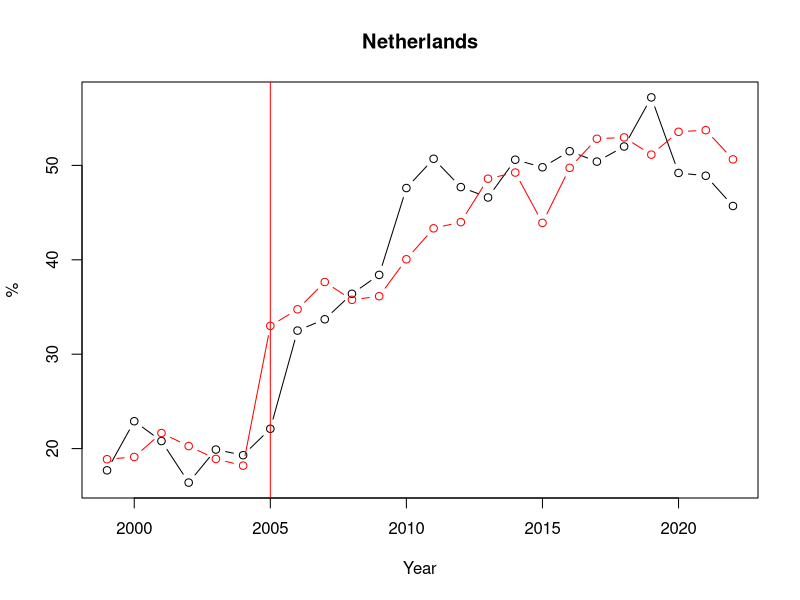
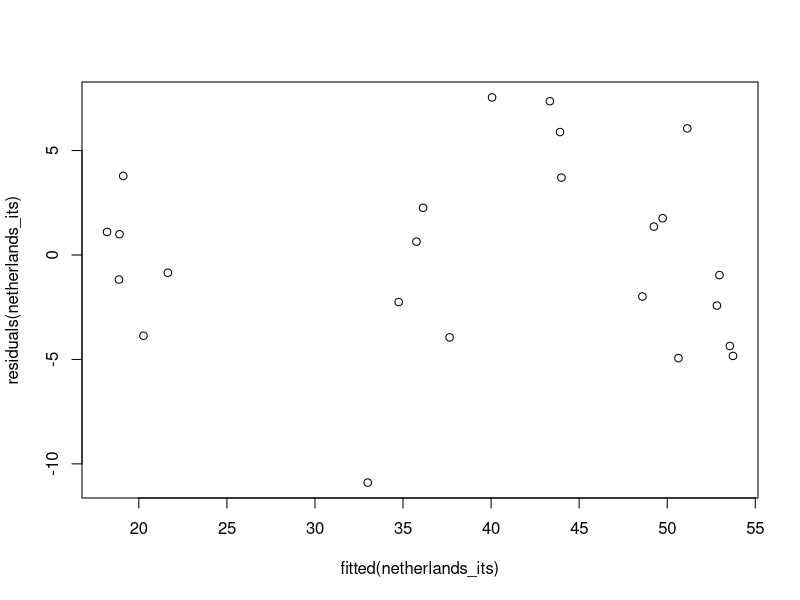
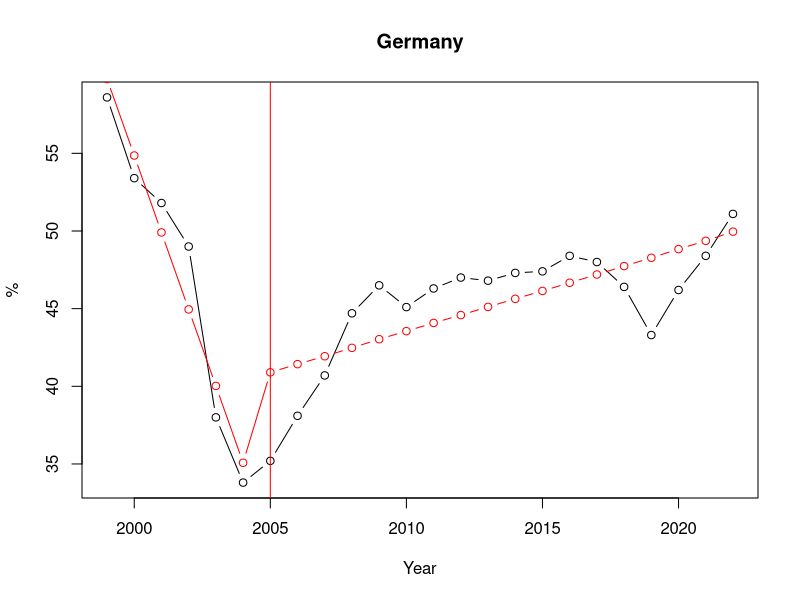
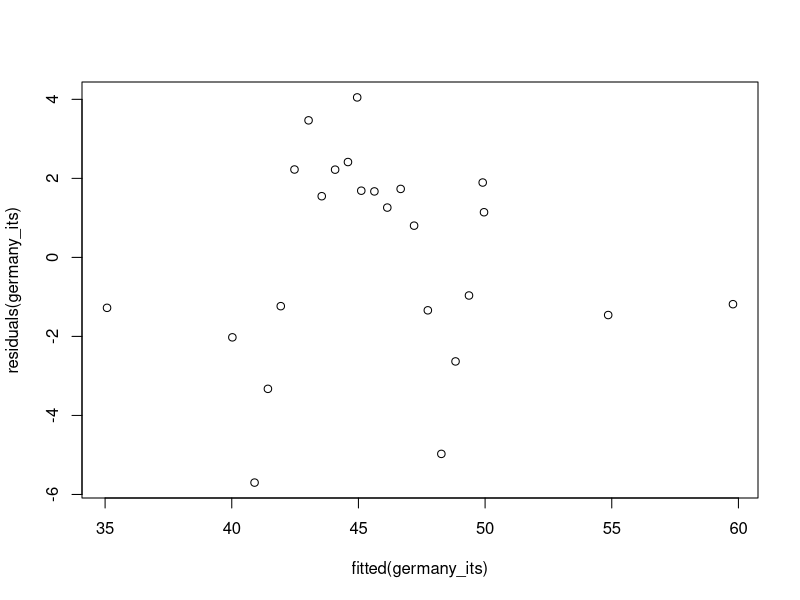
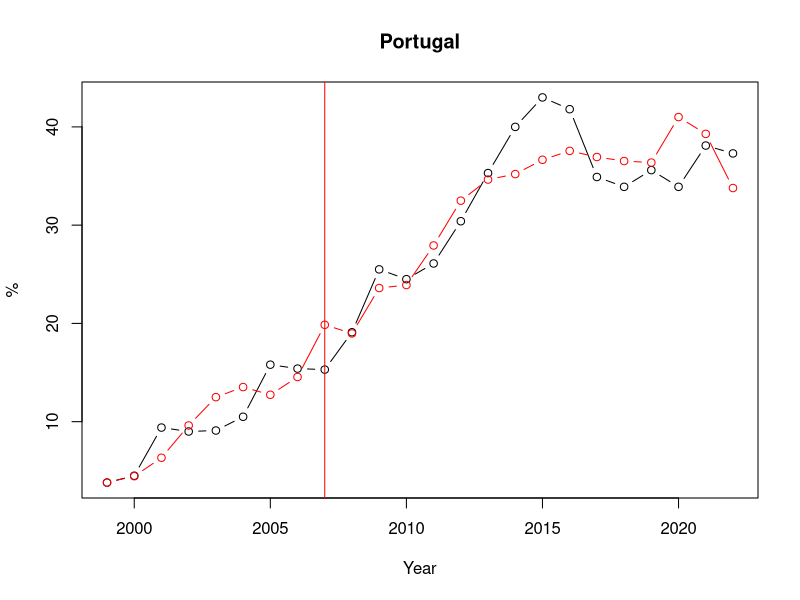
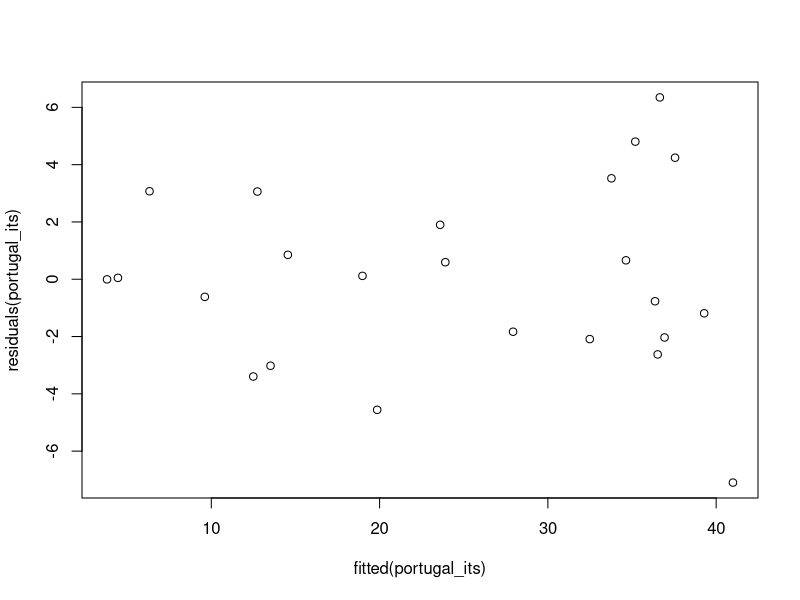
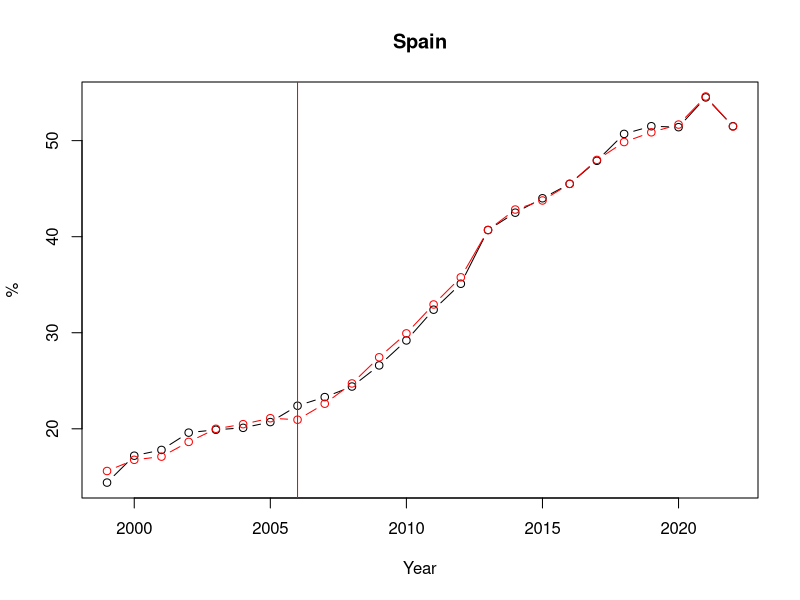
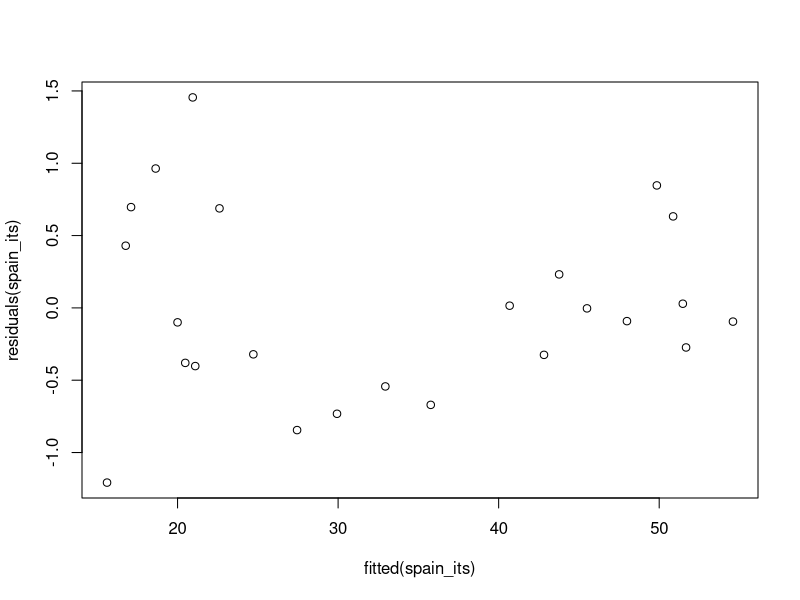

Reproduce these figures in R, in order.
#Loading in necessary packages----
library(readxl)
library(dplyr)
library(ggplot2)
library(cowplot)
theme_set(theme_cowplot())
options(scipen=999) #setting scientific notation


#load in data and select countries with full data----
#PPW recycling rates
europe <- read_excel("recycling full.xlsx")
europe$year <- as.double(europe$year)
netherlands <- europe[,c('year','netherlands')]
germany <- europe[, c('year', 'germany')]
portugal <- europe[, c('year', 'portugal')]
spain <- europe[, c('year', 'spain')]
denmark <- europe[, c('year', 'denmark')]
belgium <- europe[,c('year', 'belgium')]
greece <- europe[, c('year', 'greece')]
france <- europe[, c('year', 'france')]
italy <- europe[, c('year', 'italy')]
luxembourg <- europe[, c('year', 'luxembourg')]
austria <- europe[, c('year', 'austria')]
finland <- europe[, c('year', 'finland')]
sweden <- europe[, c('year', 'sweden')]
ireland <- europe[, c('year', 'ireland')]

imports <- read_excel("import full.xlsx")
exports <- read_excel("export full.xlsx")
generation <- read_excel("generation full.xlsx")
generation <- generation %>%
  mutate(across(everything(), as.double))

#imports
netherlands$import <- imports$netherlands/10000000000
germany$import <- imports$germany/10000000000
portugal$import <- imports$portugal/10000000000
spain$import <- imports$spain/10000000000
denmark$import <- imports$denmark/10000000000
belgium$import <- imports$belgium/10000000000
greece$import <- imports$greece/10000000000
france$import <- imports$france/10000000000
italy$import <- imports$italy/10000000000
luxembourg$import <- imports$luxembourg/10000000000
austria$import <- imports$austria/10000000000
finland$import <- imports$finland/10000000000
sweden$import <- imports$sweden/10000000000
ireland$import <- imports$ireland/10000000000

#exports
netherlands$export <- exports$netherlands/10000000000
germany$export <- exports$germany/10000000000
portugal$export <- exports$portugal/10000000000
spain$export <- exports$spain/10000000000
denmark$export <- exports$denmark/10000000000
belgium$export <- exports$belgium/10000000000
greece$export <- exports$greece/10000000000
france$export <- exports$france/10000000000
italy$export <- exports$italy/10000000000
luxembourg$export <- exports$luxembourg/10000000000
austria$export <- exports$austria/10000000000
finland$export <- exports$finland/10000000000
sweden$export <- exports$sweden/10000000000
ireland$export <- exports$ireland/10000000000

#calculate net imports
netherlands$net <- netherlands$import-netherlands$export
germany$net <- germany$import-germany$export
portugal$net <- portugal$import-portugal$export
spain$net <- spain$spain-ireland$export
denmark$net <- denmark$import-denmark$export
belgium$net <- belgium$import-belgium$export
greece$net <- greece$import-greece$export
france$net <- france$import-france$export
italy$net <- italy$import-italy$export
luxembourg$net <- luxembourg$import-luxembourg$export
austria$net <- austria$import-austria$export
finland$net <- finland$import-finland$export
sweden$net <- sweden$import-sweden$export
ireland$net <- ireland$import-ireland$export


#The netherlands (2005)-----
netherlands$time <- netherlands$year-1999
netherlands$intervention <- ifelse(netherlands$year>=2005, 1, 0)
netherlands$time_after <- ifelse(netherlands$year>=2005, netherlands$year-2005, 0)

netherlands_its <- lm(netherlands~time+intervention+time_after+net, 
                      data=netherlands)
summary(netherlands_its)
confint(netherlands_its, level=0.95)

plot(y=netherlands$netherlands, x=netherlands$year, main='Netherlands', 
     xlab='Year', ylab='%', type='b')
lines(y=fitted(netherlands_its), x=netherlands$year, type='b', col='red')
abline(v=2005, col='red')

plot(y=residuals(netherlands_its), fitted(netherlands_its))

#germany(2005)----
germany$time <- germany$year-1999
germany$intervention <- ifelse(germany$year>=2005, 1, 0)
germany$time_after <- ifelse(germany$year>=2005, germany$year-2005, 0)

germany_its <- lm(germany~time+intervention+time_after+net, data=germany)
summary(germany_its)
confint(germany_its, level=0.95)

plot(y=germany$germany, x=germany$year, main='Germany', xlab='Year', ylab='%',
     type='b')
lines(y=fitted(germany_its), x=germany$year, col='red', type='b')
abline(v=2005, col='red')

plot(y=residuals(germany_its), fitted(germany_its))

#portugal (2007)----
portugal$time <- portugal$year-1999
portugal$intervention <- ifelse(portugal$year>=2007, 1, 0)
portugal$time_after <- ifelse(portugal$year>=2007, portugal$year-2007, 0)

portugal_its <- lm(portugal~time+intervention+time_after+net, data=portugal)
summary(portugal_its)
confint(portugal_its)


plot(y=portugal$portugal, x=portugal$year, main='Portugal', xlab='Year', 
     ylab='%', type='b')
lines(y=fitted(portugal_its), x=portugal$year, type='b', col='red')
abline(v=2007, col='red')

plot(y=residuals(portugal_its), fitted(portugal_its))

#spain(2006)----
spain$time <- spain$year-1999
spain$intervention <- ifelse(spain$year>=2006, 1, 0)
spain$time_after <- ifelse(spain$year>=2006, spain$year-2006, 0)

spain_its <- lm(spain~time+intervention+time_after+net, data=spain)
summary(spain_its)
confint(spain_its)

plot(y=spain$spain, x=spain$year, main='Spain', xlab='Year', ylab='%', type='b')
lines(y=fitted(spain_its), x=spain$year, type='b', col='red')
abline(v=2006,col='red')

plot(y=residuals(spain_its), fitted(spain_its))

#Denmark (2005)----
denmark$time <- denmark$year-1999
denmark$intervention <- ifelse(denmark$year>=2005, 1, 0)
denmark$time_after <- ifelse(denmark$year>=2005, denmark$year-2005, 0)

denmark_its <- lm(denmark~time+intervention+time_after+net, data=denmark)
summary(denmark_its)
confint(denmark_its, level=0.95)

plot(y=denmark$denmark, x=denmark$year, main='Denmark', xlab='Year', ylab='%',
     type='b')
lines(y=fitted(denmark_its), x=denmark$year, col='red', type='b')
abline(v=2005, col='red')

plot(y=residuals(denmark_its), fitted(denmark_its))

#belgium (2005)----
belgium$time <- belgium$year-1999
belgium$intervention <- ifelse(belgium$year>=2005, 1, 0)
belgium$time_after <- ifelse(belgium$year>=2005, belgium$year-2005, 0)

belgium_its <- lm(belgium~time+intervention+time_after+net, data=belgium)
summary(belgium_its)
confint(belgium_its, level=0.95)

plot(y=belgium$belgium, x=belgium$year, main='Belgium', xlab='Year', ylab='%',
     type='b')
lines(y=fitted(belgium_its), x=belgium$year, col='red', type='b')
abline(v=2005, col='red')

plot(y=residuals(belgium_its), fitted(belgium_its))

#France(2005)----
france$time <- france$year-1999
france$intervention <- ifelse(france$year>=2005, 1, 0)
france$time_after <- ifelse(france$year>=2005, france$year-2005, 0)

france_its <- lm(france~time+intervention+time_after+net, data=france)
summary(france_its)
confint(france_its, level=0.95)

plot(y=france$france, x=france$year, main='France', xlab='Year', ylab='%', 
     type='b')
abline(v=2005, col='red')
lines(y=fitted(france_its), x=france$year, col='red', type='b')

plot(y=residuals(france_its), fitted(france_its))

#Italy(2006)----
italy$time <- italy$year-1999
italy$intervention <- ifelse(italy$year>=2006, 1, 0)
italy$time_after <- ifelse(italy$year>=2006, italy$year-2006, 0)

italy_its <- lm(italy~time+intervention+time_after+net, data=italy)
summary(italy_its)
confint(italy_its, level=0.95)

plot(y=italy$italy, x=italy$year, main='Italy', xlab='Year', ylab='%', 
     type='b')
abline(v=2006, col='red')
lines(y=fitted(italy_its), x=italy$year, col='red', type='b')

plot(y=residuals(italy_its), fitted(italy_its))

#luxembourg (2006)----
luxembourg$time <- luxembourg$year-1999
luxembourg$intervention <- ifelse(luxembourg$year>=2006, 1, 0)
luxembourg$time_after <- ifelse(luxembourg$year>=2006, luxembourg$year-2005, 0)

luxembourg_its <- lm(luxembourg~time+intervention+time_after+net, 
                     data=luxembourg)
summary(luxembourg_its)
confint(luxembourg_its, level=0.95)

plot(y=luxembourg$luxembourg, x=luxembourg$year, main='luxembourg', xlab='Year', 
     ylab='%', type='b')
abline(v=2006, col='red')
lines(y=fitted(luxembourg_its), x=luxembourg$year, col='red', type='b')

plot(y=residuals(luxembourg_its), fitted(luxembourg_its))

#austria (2007)----
austria$time <- austria$year-1999
austria$intervention <- ifelse(austria$year>=2007, 1, 0)
austria$time_after <- ifelse(austria$year>=2007, austria$year-2005, 0)

austria_its <- lm(austria~time+intervention+time_after+net, data=austria)
summary(austria_its)
confint(austria_its, level=0.95)

plot(y=austria$austria, x=austria$year, main='austria', xlab='Year', ylab='%', 
     type='b')
abline(v=2007, col='red')
lines(y=fitted(austria_its), x=austria$year, col='red', type='b')

plot(y=residuals(austria_its), fitted(austria_its))

#finland (2005)----
finland$time <- finland$year-1999
finland$intervention <- ifelse(finland$year>=2005, 1, 0)
finland$time_after <- ifelse(finland$year>=2005, finland$year-2005, 0)

finland_its <- lm(finland~time+intervention+time_after+net, data=finland)
summary(finland_its)
confint(finland_its, level=0.95)

plot(y=finland$finland, x=finland$year, main='finland', xlab='Year', ylab='%', 
     type='b')
abline(v=2005, col='red')
lines(y=fitted(finland_its), x=finland$year, col='red', type='b')

plot(y=residuals(finland_its), fitted(finland_its))

#sweden (2005)----
sweden$time <- sweden$year-1999
sweden$intervention <- ifelse(sweden$year>=2005, 1, 0)
sweden$time_after <- ifelse(sweden$year>=2005, sweden$year-2005, 0)

sweden_its <- lm(sweden~time+intervention+time_after+net, data=sweden)
summary(sweden_its)
confint(sweden_its, level=0.95)

plot(y=sweden$sweden, x=sweden$year, main='sweden', xlab='Year', ylab='%', 
     type='b')
abline(v=2005, col='red')
lines(y=fitted(sweden_its), x=sweden$year, col='red', type='b')

plot(y=residuals(sweden_its), fitted(sweden_its))

#ireland(2007)-----
ireland$time <- ireland$year-1999
ireland$intervention <- ifelse(ireland$year>=2007, 1, 0)
ireland$time_after <- ifelse(ireland$year>=2007, ireland$year-2007, 0)

ireland_its <- lm(ireland~time+intervention+time_after+net, data=ireland)
summary(ireland_its)
confint(ireland_its, level=0.95)

plot(y=ireland$ireland, x=ireland$year, main='Irish PPW Recycling Rate', xlab='Year', ylab='%', 
     type='b')
abline(v=2007, col='red')
lines(y=fitted(ireland_its), x=ireland$year, col='red', type='b')


plot(y=residuals(ireland_its), fitted(ireland_its))


################################################################################
#volume trend analysis----
#the netherlands----
netherlands$generated <- generation$netherlands
netherlands$recycled <- netherlands$generated*(netherlands$netherlands/100)

pre_netherlands <- netherlands[netherlands$year<2005, ]
post_netherlands <- netherlands[netherlands$year>=2005, ]
post_netherlands$time <- post_netherlands$time-min(post_netherlands$time)#makes sure the post time starts on 0

rec_pre_model_netherlands <- lm(recycled~time, data=pre_netherlands)
rec_post_model_netherlands <- lm(recycled~time, data=post_netherlands)
summary(rec_pre_model_netherlands)
summary(rec_post_model_netherlands)

plot(y=netherlands$recycled, x=netherlands$year, xlab='Year', 
     ylab='Volume (Tonnes)', main='Netherlands Recycling', type='b')
lines(y=fitted(rec_pre_model_netherlands), x=pre_netherlands$year, col='red', 
      lwd=2, lty=5)
lines(y=fitted(rec_post_model_netherlands), x=post_netherlands$year, col='red', 
      lwd=2, lty=5)
abline(v=2005, lty=2)

vol_pre_model_netherlands <- lm(generated~time, data=pre_netherlands)
vol_post_model_netherlands <- lm(generated~time, data=post_netherlands)
summary(vol_pre_model_netherlands)
summary(vol_post_model_netherlands)

plot(y=netherlands$generated, x=netherlands$year, xlab='Year',
     ylab='Volume (Tonnes)', main= 'Netherlands Generated', type='b')
lines(y=fitted(vol_pre_model_netherlands), x=pre_netherlands$year, col='red', 
      lwd=2, lty=5)
lines(y=fitted(vol_post_model_netherlands), x=post_netherlands$year, col='red', 
      lwd=2, lty=5)
abline(v=2005, lty=2)

#germany----
germany$generated <- generation$germany
germany$recycled <- germany$generated*(germany$germany/100)

pre_germany <- germany[germany$year<2005, ]
post_germany <- germany[germany$year>=2005, ]
post_germany$time <- post_germany$time-min(post_germany$time)

rec_pre_model_germany <- lm(recycled~year, data=pre_germany)
rec_post_model_germany <- lm(recycled~year, data=post_germany)
summary(rec_pre_model_germany)
summary(rec_post_model_germany)

plot(y=germany$recycled, x=germany$year, type='b', xlab='Year',
     ylab='Volume (tonnes)', main='Germany Recycling')
lines(y=fitted(rec_pre_model_germany), x=pre_germany$year, col='red', lwd=2, 
      lty=5)
lines(y=fitted(rec_post_model_germany), x=post_germany$year, col='red', lwd=2, 
      lty=5)
abline(v=2005, lty=2)

vol_pre_model_germany <- lm(generated~year, data=pre_germany)
vol_post_model_germany <- lm(generated~year, data=post_germany)
summary(vol_pre_model_germany)
summary(vol_post_model_germany)

plot(y=germany$generated, x=germany$year, type='b', xlab='Year',
     ylab='Volume (tonnes)', main='Germany Generation')
lines(y=fitted(vol_pre_model_germany), x=pre_germany$year, col='red', lwd=2, 
      lty=5)
lines(y=fitted(vol_post_model_germany), x=post_germany$year, col='red', lwd=2, 
      lty=5)
abline(v=2005, lty=2)

#Portugal ----
portugal$generated <- generation$portugal
portugal$recycled <- portugal$generated*(portugal$portugal/100)

pre_portugal <- portugal[portugal$year<2007, ]
post_portugal <- portugal[portugal$year>=2007, ]
post_portugal$time <- post_portugal$time-min(post_portugal$time)

rec_pre_portugal_model <- lm(recycled~time, data=pre_portugal)
rec_post_portugal_model <- lm(recycled~time, data=post_portugal)
summary(rec_pre_portugal_model)
summary(rec_post_portugal_model)

plot(y=portugal$recycled, x=portugal$year, type='b', xlab='Year',
     ylab='Volume (tonnes)', main='Portugal Recycling')
lines(y=fitted(rec_pre_portugal_model), x=pre_portugal$year, col='red', lwd=2, 
      lty=5)
lines(y=fitted(rec_post_portugal_model), x=post_portugal$year, col='red', lwd=2, 
      lty=5)
abline(v=2007, lty=2)

vol_pre_model_portugal <- lm(generated~year, data=pre_portugal)
vol_post_model_portugal <- lm(generated~year, data=post_portugal)
summary(vol_pre_model_portugal)
summary(vol_post_model_portugal)

plot(y=portugal$generated, x=portugal$year, type='b', xlab='Year',
     ylab='Volume (tonnes)', main='Portugal Generation')
lines(y=fitted(vol_pre_model_portugal), x=pre_portugal$year, col='red', lwd=2, 
      lty=5)
lines(y=fitted(vol_post_model_portugal), x=post_portugal$year, col='red', lwd=2, 
      lty=5)
abline(v=2007, lty=2)

#spain----
spain$generated <- generation$spain
spain$recycled <- spain$generated*(spain$spain/100)

pre_spain <- spain[spain$year<2006, ]
post_spain <- spain[spain$year>=2006, ]
post_spain$time <- post_spain$time-min(post_spain$time)

rec_pre_spain_model <- lm(recycled~time, data=pre_spain)
rec_post_spain_model <- lm(recycled~time, data=post_spain)
summary(rec_pre_spain_model)
summary(rec_post_spain_model)

plot(y=spain$recycled, x=spain$year, type='b', xlab='Year', 
     ylab='Volume (tonnes)', main='Spain Recycling')
lines(y=fitted(rec_pre_spain_model), x=pre_spain$year, col='red', lwd=2, 
      lty=5)
lines(y=fitted(rec_post_spain_model), x=post_spain$year, col='red', lwd=2, 
      lty=5)
abline(v=2006, lty=2)

vol_pre_spain_model <- lm(generated~time, data=pre_spain)
vol_post_spain_model <- lm(generated~time, data=post_spain)
summary(vol_pre_spain_model)
summary(vol_post_spain_model)

plot(y=spain$generated, x=spain$year, type='b', xlab='Year', 
     ylab='Volume (tonnes)', main='Spain Generated')
lines(y=fitted(vol_pre_spain_model), x=pre_spain$year, col='red', lwd=2, 
      lty=5)
lines(y=fitted(vol_post_spain_model), x=post_spain$year, col='red', lwd=2, 
      lty=5)
abline(v=2006, lty=2)

#denmark----
denmark$generated <- generation$denmark
denmark$recycled <- denmark$generated*(denmark$denmark/100)

pre_denmark <- denmark[denmark$year<2005, ]
post_denmark <- denmark[denmark$year>=2005, ]
post_denmark$time <- post_denmark$time-min(post_denmark$time)

rec_pre_denmark_model <- lm(recycled~year, data=pre_denmark)
rec_post_denmark_model <- lm(recycled~year, data=post_denmark)
summary(rec_pre_denmark_model)
summary(rec_post_denmark_model)

plot(y=denmark$recycled, x=denmark$year, type='b', xlab='Year', 
     ylab='Volume (tonnes)', main='Denmark Recycling')
lines(y=fitted(rec_pre_denmark_model), x=pre_denmark$year, col='red', lwd=2, 
      lty=5)
lines(y=fitted(rec_post_denmark_model), x=post_denmark$year, col='red', lwd=2, 
      lty=5)
abline(v=2005, lty=2)

vol_pre_denmark_model <- lm(generated~year, data=pre_denmark)
vol_post_denmark_model <- lm(generated~year, data=post_denmark)
summary(vol_pre_denmark_model)
summary(vol_post_denmark_model)

plot(y=denmark$generated, x=denmark$year, type='b', xlab='Year', 
     ylab='Volume (tonnes)', main='Denmark Generated')
lines(y=fitted(vol_pre_denmark_model), x=pre_denmark$year, col='red', lwd=2, 
      lty=5)
lines(y=fitted(vol_post_denmark_model), x=post_denmark$year, col='red', lwd=2, 
      lty=5)
abline(v=2005, lty=2)

#belgium----
belgium$generated <- generation$belgium
belgium$recycled <- belgium$generated*(belgium$belgium/100)

pre_belgium <- belgium[belgium$year<2005, ]
post_belgium <- belgium[belgium$year>=2005, ]
post_belgium$time <- post_belgium$time-min(post_belgium$time)

rec_pre_belgium_model <- lm(recycled~year, data=pre_belgium)
rec_post_belgium_model <- lm(recycled~year, data=post_belgium)
summary(rec_pre_belgium_model)
summary(rec_post_belgium_model)

plot(y=belgium$recycled, x=belgium$year, type='b', xlab='Year', 
     ylab='Volume (tonnes)', main='Belgium Recycling')
lines(y=fitted(rec_pre_belgium_model), x=pre_belgium$year, col='red', lwd=2, 
      lty=5)
lines(y=fitted(rec_post_belgium_model), x=post_belgium$year, col='red', lwd=2, 
      lty=5)
abline(v=2005, lty=2)

vol_pre_belgium_model <- lm(generated~year, data=pre_belgium)
vol_post_belgium_model <- lm(generated~year, data=post_belgium)
summary(vol_pre_belgium_model)
summary(vol_post_belgium_model)

plot(y=belgium$generated, x=belgium$year, type='b', xlab='Year', 
     ylab='Volume (tonnes)', main='Belgium Generated')
lines(y=fitted(vol_pre_belgium_model), x=pre_belgium$year, col='red', lwd=2, 
      lty=5)
lines(y=fitted(vol_post_belgium_model), x=post_belgium$year, col='red', lwd=2, 
      lty=5)
abline(v=2005, lty=2)

#france----
france$generated <- generation$france
france$recycled <- france$generated*(france$france/100)

pre_france <- france[france$year<2005, ]
post_france <- france[france$year>=2005, ]
post_france$time <- post_france$time-min(post_france$time)

rec_pre_france_model <- lm(recycled~year, data=pre_france)
rec_post_france_model <- lm(recycled~year, data=post_france)
summary(rec_pre_france_model)
summary(rec_post_france_model)

plot(y=france$recycled, x=france$year, type='b', xlab='Year', 
     ylab='Volume (tonnes)', main='France Recycling')
lines(y=fitted(rec_pre_france_model), x=pre_france$year, col='red', lwd=2, 
      lty=5)
lines(y=fitted(rec_post_france_model), x=post_france$year, col='red', lwd=2, 
      lty=5)
abline(v=2005, lty=2)

vol_pre_france_model <- lm(generated~year, data=pre_france)
vol_post_france_model <- lm(generated~year, data=post_france)
summary(vol_pre_france_model)
summary(vol_post_france_model)

plot(y=france$generated, x=france$year, type='b', xlab='Year', 
     ylab='Volume (tonnes)', main='France Generated')
lines(y=fitted(vol_pre_france_model), x=pre_france$year, col='red', lwd=2, 
      lty=5)
lines(y=fitted(vol_post_france_model), x=post_france$year, col='red', lwd=2, 
      lty=5)
abline(v=2005, lty=2)

#italy----
italy$generated <- generation$italy
italy$recycled <- italy$generated*(italy$italy/100)

pre_italy <- italy[italy$year<2006, ]
post_italy <- italy[italy$year>=2006, ]
post_italy$time <- post_italy$time-min(post_italy$time)

rec_pre_model_italy <- lm(recycled~year, data=pre_italy)
rec_post_model_italy <- lm(recycled~year, data=post_italy)
summary(rec_pre_model_italy)
summary(rec_post_model_italy)

plot(y=italy$recycled, x=italy$year, type='b', xlab='Year',
     ylab='Volume (tonnes)', main='Italy Recycling')
lines(y=fitted(rec_pre_model_italy), x=pre_italy$year, col='red', lwd=2, 
      lty=5)
lines(y=fitted(rec_post_model_italy), x=post_italy$year, col='red', lwd=2, 
      lty=5)
abline(v=2006, lty=2)

vol_pre_model_italy <- lm(generated~year, data=pre_italy)
vol_post_model_italy <- lm(generated~year, data=post_italy)
summary(vol_pre_model_italy)
summary(vol_post_model_italy)

plot(y=italy$generated, x=italy$year, type='b', xlab='Year',
     ylab='Volume (tonnes)', main='Italy Generation')
lines(y=fitted(vol_pre_model_italy), x=pre_italy$year, col='red', lwd=2, 
      lty=5)
lines(y=fitted(vol_post_model_italy), x=post_italy$year, col='red', lwd=2, 
      lty=5)
abline(v=2006, lty=2)

#austria----
austria$generated <- generation$austria
austria$recycled <- austria$generated*(austria$austria/100)

pre_austria <- austria[austria$year<2007, ]
post_austria <- austria[austria$year>=2007, ]
post_austria$time <- post_austria$time-min(post_austria$time)

rec_pre_model_austria <- lm(recycled~year, data=pre_austria)
rec_post_model_austria <- lm(recycled~year, data=post_austria)
summary(rec_pre_model_austria)
summary(rec_post_model_austria)

plot(y=austria$recycled, x=austria$year, type='b', xlab='Year',
     ylab='Volume (tonnes)', main='Austria Recycling')
lines(y=fitted(rec_pre_model_austria), x=pre_austria$year, col='red', lwd=2, 
      lty=5)
lines(y=fitted(rec_post_model_austria), x=post_austria$year, col='red', lwd=2, 
      lty=5)
abline(v=2007, lty=2)

vol_pre_model_austria <- lm(generated~year, data=pre_austria)
vol_post_model_austria <- lm(generated~year, data=post_austria)
summary(vol_pre_model_austria)
summary(vol_post_model_austria)

plot(y=austria$generated, x=austria$year, type='b', xlab='Year',
     ylab='Volume (tonnes)', main='Austria Generation')
lines(y=fitted(vol_pre_model_austria), x=pre_austria$year, col='red', lwd=2, 
      lty=5)
lines(y=fitted(vol_post_model_austria), x=post_austria$year, col='red', lwd=2, 
      lty=5)
abline(v=2007, lty=2)

#finland----
finland$generated <- generation$finland
finland$recycled <- finland$generated*(finland$finland/100)

pre_finland <- finland[finland$year<2005, ]
post_finland <- finland[finland$year>=2005, ]
post_finland$time <- post_finland$time-min(post_finland$time)

rec_pre_model_finland <- lm(recycled~year, data=pre_finland)
rec_post_model_finland <- lm(recycled~year, data=post_finland)
summary(rec_pre_model_finland)
summary(rec_post_model_finland)

plot(y=finland$recycled, x=finland$year, type='b', xlab='Year',
     ylab='Volume (tonnes)', main='Finland Recycling')
lines(y=fitted(rec_pre_model_finland), x=pre_finland$year, col='red', lwd=2, 
      lty=5)
lines(y=fitted(rec_post_model_finland), x=post_finland$year, col='red', lwd=2, 
      lty=5)
abline(v=2005, lty=2)

vol_pre_model_finland <- lm(generated~year, data=pre_finland)
vol_post_model_finland <- lm(generated~year, data=post_finland)
summary(vol_pre_model_finland)
summary(vol_post_model_finland)

plot(y=finland$generated, x=finland$year, type='b', xlab='Year',
     ylab='Volume (tonnes)', main='Finland Generation')
lines(y=fitted(vol_pre_model_finland), x=pre_finland$year, col='red', lwd=2, 
      lty=5)
lines(y=fitted(vol_post_model_finland), x=post_finland$year, col='red', lwd=2,
      lty=5)
abline(v=2005, lty=2)

#sweden----
sweden$generated <- generation$sweden
sweden$recycled <- sweden$generated*(sweden$sweden/100)

pre_sweden <- sweden[sweden$year<2005, ]
post_sweden <- sweden[sweden$year>=2005, ]
post_sweden$time <- post_sweden$time-min(post_sweden$time)

rec_pre_model_sweden <- lm(recycled~year, data=pre_sweden)
rec_post_model_sweden <- lm(recycled~year, data=post_sweden)
summary(rec_pre_model_sweden)
summary(rec_post_model_sweden)

plot(y=sweden$recycled, x=sweden$year, type='b', xlab='Year',
     ylab='Volume (tonnes)', main='sweden Recycling')
lines(y=fitted(rec_pre_model_sweden), x=pre_sweden$year, col='red', lwd=2, 
      lty=5)
lines(y=fitted(rec_post_model_sweden), x=post_sweden$year, col='red', lwd=2, 
      lty=5)
abline(v=2005, lty=2)

vol_pre_model_sweden <- lm(generated~year, data=pre_sweden)
vol_post_model_sweden <- lm(generated~year, data=post_sweden)
summary(vol_pre_model_sweden)
summary(vol_post_model_sweden)

plot(y=sweden$generated, x=sweden$year, type='b', xlab='Year',
     ylab='Volume (tonnes)', main='Sweden Generation')
lines(y=fitted(vol_pre_model_sweden), x=pre_sweden$year, col='red', lwd=2, 
      lty=5)
lines(y=fitted(vol_post_model_sweden), x=post_sweden$year, col='red', lwd=2, 
      lty=5)
abline(v=2005, lty=2)

#ireland----
ireland$generated <- generation$ireland
ireland$recycled <- ireland$generated*(ireland$ireland/100)

pre_ireland <- ireland[ireland$year<2007,]
post_ireland <- ireland[ireland$year>=2007, ]
post_ireland$time <- post_ireland$time-(min(post_ireland$time)) #makes sure the post time starts on 0

rec_pre_model_ireland <- lm(recycled~time, data=pre_ireland)
rec_post_model_ireland <- lm(recycled~time, data=post_ireland)
summary(rec_pre_model_ireland)
summary(rec_post_model_ireland)

plot(y=ireland$recycled, x=ireland$year, type='b', xlab='Year',
     ylab='Volume (tonnes)', main='Ireland Recycling')
lines(y=fitted(rec_pre_model_ireland), x=pre_ireland$year, col='red', lwd=2, 
      lty=5)
lines(y=fitted(rec_post_model_ireland), x=post_ireland$year, col='red', lwd=2, 
      lty=5)
abline(v=2007, lty=2)

vol_pre_model_ireland <- lm(generated~time, data=pre_ireland)
vol_post_model_ireland <- lm(generated~time, data=post_ireland)
summary(vol_pre_model_ireland)
summary(vol_post_model_ireland)

plot(y=ireland$generated, x=ireland$year, type='b', xlab='Year',
     ylab='Volume (tonnes)', main='Ireland Generation')
lines(y=fitted(vol_pre_model_ireland), x=pre_ireland$year, col='red', lwd=2, 
      lty=5)
lines(y=fitted(vol_post_model_ireland), x=post_ireland$year, col='red', lwd=2, 
      lty=5)
abline(v=2007, lty=2)



################################################################################
#Plots for paper----

#combining the VTA plots----
pdf("volume_trend_panels.pdf", width = 12, height = 16)
par(mfrow = c(7, 2),
    mar = c(4, 5, 2, 1),
    cex.main = 2,
    cex.lab = 1.5,
    cex.axis = 1.5)
plot(y=netherlands$recycled, x=netherlands$year, xlab='Year', ylab='Tonnes', main='Netherlands Recycling', type='b')
lines(y=fitted(rec_pre_model_netherlands), x=pre_netherlands$year, col='red', lwd=2, lty=5)
lines(y=fitted(rec_post_model_netherlands), x=post_netherlands$year, col='red', lwd=2, lty=5)
abline(v=2005, lty=2)

plot(y=netherlands$generated, x=netherlands$year, xlab='Year',ylab='Tonnes', main= 'Netherlands Generation', type='b')
lines(y=fitted(vol_pre_model_netherlands), x=pre_netherlands$year, col='red', lwd=2, lty=5)
lines(y=fitted(vol_post_model_netherlands), x=post_netherlands$year, col='red', lwd=2, lty=5)
abline(v=2005, lty=2)


plot(y=germany$recycled, x=germany$year, type='b', xlab='Year',ylab='Tonnes', main='Germany Recycling')
lines(y=fitted(rec_pre_model_germany), x=pre_germany$year, col='red', lwd=2, lty=5)
lines(y=fitted(rec_post_model_germany), x=post_germany$year, col='red', lwd=2, lty=5)
abline(v=2005, lty=2)

plot(y=germany$generated, x=germany$year, type='b', xlab='Year',ylab='Tonnes', main='Germany Generation')
lines(y=fitted(vol_pre_model_germany), x=pre_germany$year, col='red', lwd=2, lty=5)
lines(y=fitted(vol_post_model_germany), x=post_germany$year, col='red', lwd=2, lty=5)
abline(v=2005, lty=2)


plot(y=spain$recycled, x=spain$year, type='b', xlab='Year', ylab='Tonnes', main='Spain Recycling')
lines(y=fitted(rec_pre_spain_model), x=pre_spain$year, col='red', lwd=2, lty=5)
lines(y=fitted(rec_post_spain_model), x=post_spain$year, col='red', lwd=2, lty=5)
abline(v=2006, lty=2)

plot(y=spain$generated, x=spain$year, type='b', xlab='Year', ylab='Tonnes', main='Spain Generation')
lines(y=fitted(vol_pre_spain_model), x=pre_spain$year, col='red', lwd=2, lty=5)
lines(y=fitted(vol_post_spain_model), x=post_spain$year, col='red', lwd=2, lty=5)
abline(v=2006, lty=2)


plot(y=belgium$recycled, x=belgium$year, type='b', xlab='Year', ylab='Tonnes', main='Belgium Recycling')
lines(y=fitted(rec_pre_belgium_model), x=pre_belgium$year, col='red', lwd=2, lty=5)
lines(y=fitted(rec_post_belgium_model), x=post_belgium$year, col='red', lwd=2, lty=5)
abline(v=2005, lty=2)

plot(y=belgium$generated, x=belgium$year, type='b', xlab='Year', ylab='Tonnes', main='Belgium Generation')
lines(y=fitted(vol_pre_belgium_model), x=pre_belgium$year, col='red', lwd=2, lty=5)
lines(y=fitted(vol_post_belgium_model), x=post_belgium$year, col='red', lwd=2, lty=5)
abline(v=2005, lty=2)


plot(y=france$recycled, x=france$year, type='b', xlab='Year', ylab='Tonnes', main='France Recycling')
lines(y=fitted(rec_pre_france_model), x=pre_france$year, col='red', lwd=2, lty=5)
lines(y=fitted(rec_post_france_model), x=post_france$year, col='red', lwd=2, lty=5)
abline(v=2005, lty=2)

plot(y=france$generated, x=france$year, type='b', xlab='Year', ylab='Tonnes', main='France Generation')
lines(y=fitted(vol_pre_france_model), x=pre_france$year, col='red', lwd=2, lty=5)
lines(y=fitted(vol_post_france_model), x=post_france$year, col='red', lwd=2, lty=5)
abline(v=2005, lty=2)

plot(y=austria$recycled, x=austria$year, type='b', xlab='Year',ylab='Tonnes', main='Austria Recycling')
lines(y=fitted(rec_pre_model_austria), x=pre_austria$year, col='red', lwd=2, lty=5)
lines(y=fitted(rec_post_model_austria), x=post_austria$year, col='red', lwd=2, lty=5)
abline(v=2007, lty=2)

plot(y=austria$generated, x=austria$year, type='b', xlab='Year',ylab='Tonnes', main='Austria Generation')
lines(y=fitted(vol_pre_model_austria), x=pre_austria$year, col='red', lwd=2, lty=5)
lines(y=fitted(vol_post_model_austria), x=post_austria$year, col='red', lwd=2, lty=5)
abline(v=2007, lty=2)


plot(y=ireland$recycled, x=ireland$year, type='b', xlab='Year',ylab='Tonnes', main='Ireland Recycling')
lines(y=fitted(rec_pre_model_ireland), x=pre_ireland$year, col='red', lwd=2, lty=5)
lines(y=fitted(rec_post_model_ireland), x=post_ireland$year, col='red', lwd=2, lty=5)
abline(v=2007, lty=2)

plot(y=ireland$generated, x=ireland$year, type='b', xlab='Year',ylab='Tonnes', main='Ireland Generation')
lines(y=fitted(vol_pre_model_ireland), x=pre_ireland$year, col='red', lwd=2, lty=5)
lines(y=fitted(vol_post_model_ireland), x=post_ireland$year, col='red', lwd=2, lty=5)
abline(v=2007, lty=2)
dev.off()

#combining the recycling rate plots----
pdf("rates.pdf", width = 12, height = 16)
par(mfrow = c(7, 2),
    mar = c(4, 5, 2, 1),
    cex.main = 2,
    cex.lab = 1.5,
    cex.axis = 1.5)
plot(y=netherlands$netherlands, x=netherlands$year, main='The Netherlands', 
     xlab='Year', ylab='%', type='b')
abline(v=2005, col='red')

plot(y=germany$germany, x=germany$year, main='Germany', xlab='Year', ylab='%',
     type='b')
abline(v=2005, col='red')

plot(y=portugal$portugal, x=portugal$year, main='Portugal', xlab='Year', 
     ylab='%', type='b')
abline(v=2007, col='red')

plot(y=spain$spain, x=spain$year, main='Spain', xlab='Year', ylab='%', type='b')
abline(v=2006,col='red')

plot(y=denmark$denmark, x=denmark$year, main='Denmark', xlab='Year', ylab='%',
     type='b')
abline(v=2005, col='red')

plot(y=belgium$belgium, x=belgium$year, main='Belgium', xlab='Year', ylab='%',
     type='b')
abline(v=2005, col='red')

plot(y=france$france, x=france$year, main='France', xlab='Year', ylab='%', 
     type='b')
abline(v=2005, col='red')

plot(y=italy$italy, x=italy$year, main='Italy', xlab='Year', ylab='%', 
     type='b')
abline(v=2006, col='red')

plot(y=luxembourg$luxembourg, x=luxembourg$year, main='Luxembourg', xlab='Year', 
     ylab='%', type='b')
abline(v=2006, col='red')

plot(y=austria$austria, x=austria$year, main='Austria', xlab='Year', ylab='%', 
     type='b')
abline(v=2007, col='red')

plot(y=finland$finland, x=finland$year, main='Finland', xlab='Year', ylab='%', 
     type='b')
abline(v=2005, col='red')

plot(y=sweden$sweden, x=sweden$year, main='Sweden', xlab='Year', ylab='%', 
     type='b')
abline(v=2005, col='red')

plot(y=ireland$ireland, x=ireland$year, main='Ireland', xlab='Year', ylab='%', 
     type='b')
abline(v=2007, col='red')

dev.off()
